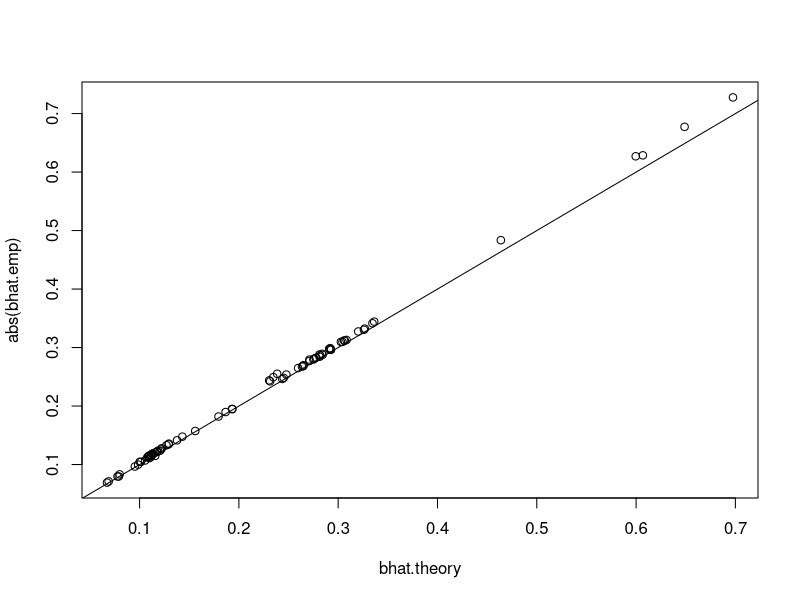
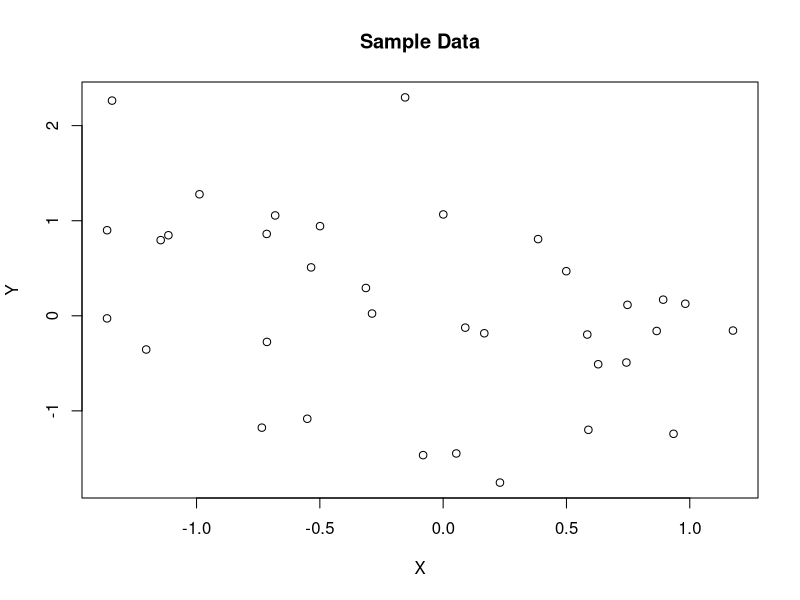
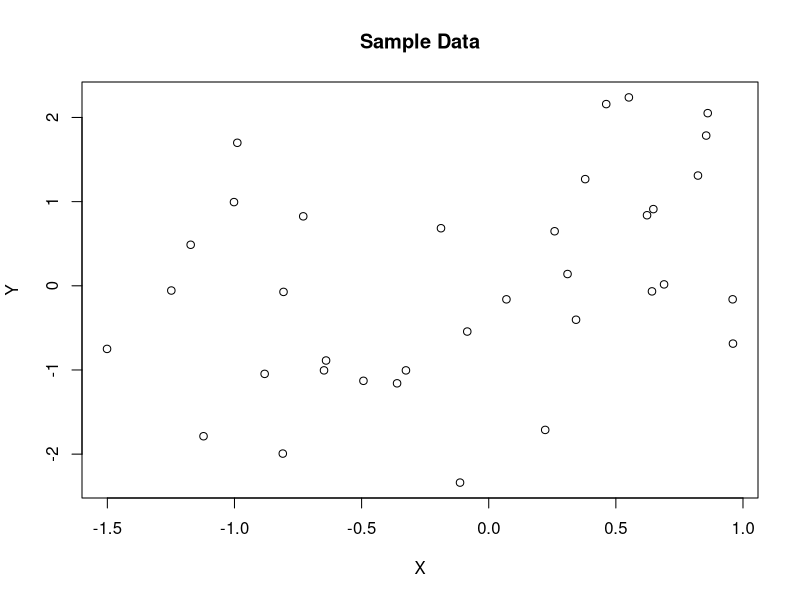
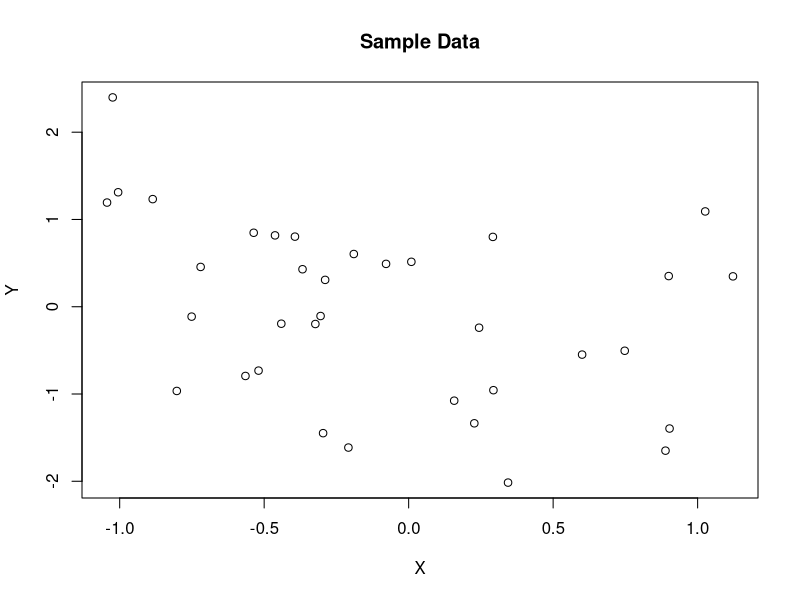
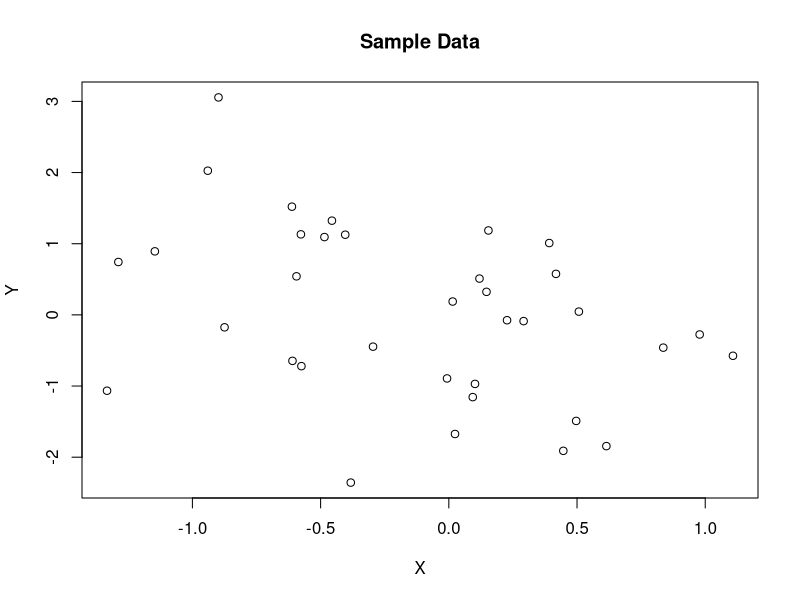
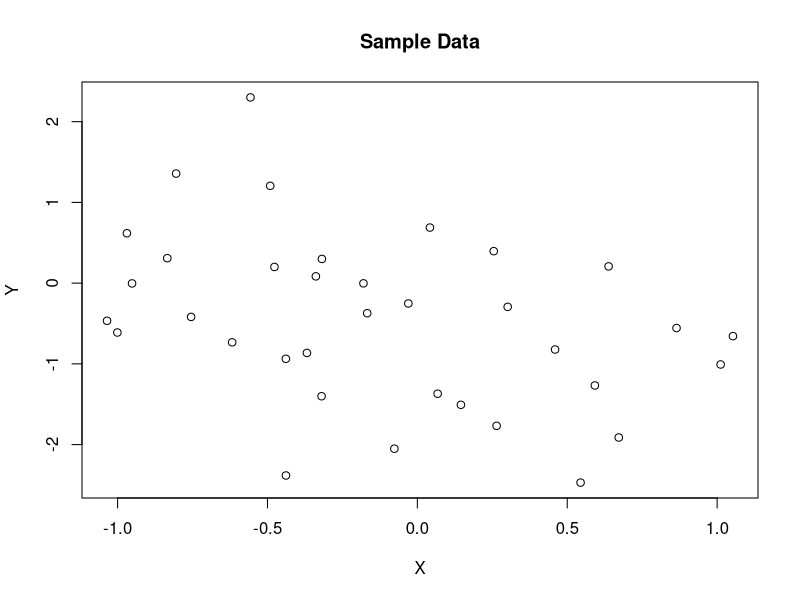
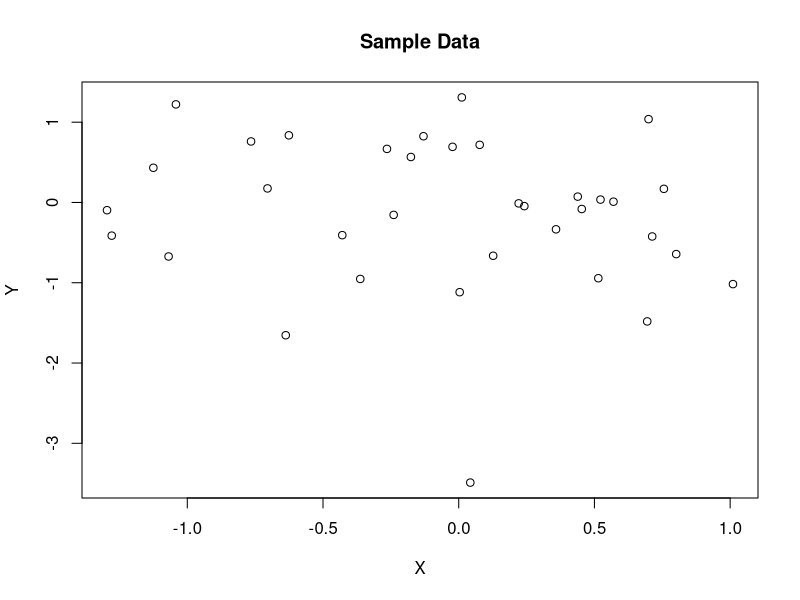
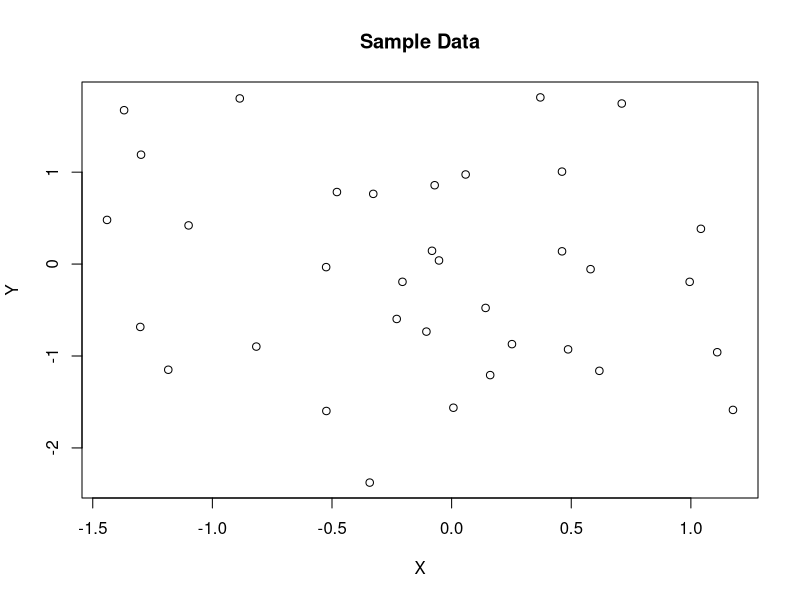

Recreate these plots in R, in order. (Note: this script raises an error after producing the figures.)
#COURSERA STUFF

#Here we're using 8 questions
#Each with 10 options people can see (with the exception of probs 2-3), half are significant half are not
#Questions are: Small sample (n=35),medium sample not sig (n=100) (reference), 
#medium sample sig (n=100) (reference),
#large sample (n=200), bestfit, axis scale, labels, & outlier
#For the medium "reference" sample, each person HAS to see both questions (sig and not) so we have something to compare against.
#The other versions are to cancel out any effects of a "bad generated sample" 
#we make 5 versions of each data/question type
#All p-values are fixed to be in the range (.023,.025) or in the range (.33,.35).
#To prevent outliers where we don't want them, we generate 10 extra xes, and then trim off the bottom and top 5.
#Note - in general we get great matching between the theoretical generating b.hat and the
#empirical b.hat from the simulation (bhat.theory v. bhat.emp)
	#However, in the outlier plots, we don't update the bhat.emp vector to reflect the new
	#true slope, just update tvals & pvals.
#You have deleted out line here that could have zoomed out a little bit for the outlier plots, to make that last point more visible, but seems too complicated any subjectively justified.
#2013/03/12 - Added lowess. Since these are the new "last plots," the random first plots are still exactly the same as previous versions.

seedForPlots<-234032
set.seed(seedForPlots)

#Intro question:
setwd("/Users/aaronfisher/Documents/JH/EDA Versions/EDA Git Repo/Coursera")

nversions<-5 #how many times to generate the data?

#will be used to ensure that each plot has the right pvalue
pbreaks<-c(.023,.025,.33,.35,1)
pbins.base<-rep(c(2,4),times=8)
nes.base<-c(35,35,100,100,200,200,rep(100,times=10)) #10 will be added IN THE GENERATION PROCESS and then trimmed off
pres.base<-(rep(c('n35','n100ref','n200','bestFit','axesScale','axesLabel','outlier','lowess'),each=2))
pbins<-rep(pbins.base,each=nversions)
nes<-rep(nes.base,each=nversions)
pres<-rep(pres.base,each=nversions)

version.base<-rep(1:nversions)#Note, divide by two because sig and nonsig are two diff versions
probnum.base<-c('1-1','1-2','2','3',paste0(rep(4:9,each=2),rep(c('-1','-2'),times=5)))
version<-rep(version.base,times=length(pbins.base))  
probnum<-rep(probnum.base,each=nversions) 


cbind(pbreaks[pbins],nes,pres,version)

nreps<-length(pbins)

yes<-matrix(nrow=nreps,ncol=max(nes))
xes<-matrix(nrow=nreps,ncol=max(nes))

#initialize variables
pvals<-rep(0,nreps)
tvals<-rep(0,nreps)
bhat.theory<-rep(0,nreps)
bhat.emp<-rep(0,nreps)

#First make basic data
#then add outliers

print(paste('nreps = ',nreps))
pb<-txtProgressBar(min = 1, max = nreps,  char = "=", style = 3)

for(i in 1:nreps){
	tryagain<-TRUE
	while(tryagain){ #to ENSURE that we get a good mix of p-value ranges
		n<-nes[i]
		#get t close to what we want
		t.i<-qt(pbreaks[pbins[i]]/2,df=n-2,lower.tail=F)
		if(abs(t.i)>5) t.i<-0 #guards against when the bin is 1, and quantile has infinite size
		#Add & Trim Xes
		x.pre<-rnorm(n +10)
		x<-x.pre[order(x.pre)[6:(length(x.pre)-5)] ] #trim off extra x's
		e<-rnorm(n)
		bhat<-t.i*sd(e)/(sqrt(n)*sd(x)) #sd(e)=true σ, sqrt(n)*sd(x) = Σ[(x-bar(x))^2]
    #In previous iterations of this code, we had it set up to sometimes generate from an actual null (if pval=0). Below, we disable that option with the added FALSE statement, but it will still affect the seed & later random #'s generated.
		if(FALSE & pbreaks[pbins[i]]>.5 & sample(c(2,2,1),1)==2) {bhat<-0}
		y<-x*bhat*sample(c(-1,1),1)+e
		
		bhat.theory[i]<-bhat
		bhat.emp[i]<-summary(lm(y~x))$coeff[2,1]
		tvals[i]<-summary(lm(y~x))$coeff[2,3]
		pvals[i]<-summary(lm(y~x))$coeff[2,4]
		xes[i,1:n]<-x
		yes[i,1:n]<-y

		pi<-pvals[i]
		bini<-min(which(pi<pbreaks))
		if(bini==pbins[i]) tryagain<-FALSE
		
	}	
	setTxtProgressBar(pb,i)
}

cbind(pbreaks[pbins],round(pvals,digits=3),nes,apply(xes,1,function(v){sum(!is.na(v))}),pres,version)

plot(bhat.theory,abs(bhat.emp))
abline(0,1)
################################################
#Fix those that now get an extra outlier
#add it one sd above the max x and max y, or w/e is appropriate for the upper corner that works
#if it's not sig, add the outlier close to above the mean.

for(i in which(pres=='outlier')){
  	n<-nes[i]
  	x<-xes[i,1:n]
  	y<-yes[i,1:n]

    sig.i<-pvals[i]<.05
  	#grab the middle point from x and y
  	mx<-rep(mean(x),n)
  	my<-rep(mean(y),n)
  	distvec<-sqrt((mx-x)^2+(my-y)^2)
  	switch<-which(distvec==min(distvec))
  	
    #NOTE IT PREV VERSIONS THIS NICE DEALY LET US RANDOMLY PUT THE OUTLIER IN W/E CORNER WE WANTED. here we put it in an UPPER CORNER
    #case1: #sig slope going down
  	if(tvals[i]<0 & sig.i) { 
  		x[switch]<-min(x)-sd(x)
  		y[switch]<-max(y)+sd(y)
  	}
  	#case2: sig slope going up
  	if(tvals[i]>0 & sig.i) { 
  		x[switch]<-max(x)+sd(x)
  		y[switch]<-max(y)+sd(y)
  	}
  	#case3: flat slope -> move it up!
    if(!sig.i){
      y[switch]<-max(y)+sd(y)*sqrt(2) #sqrt 2 makes it the same distance move as the others!
    }
  
  	tvals[i]<-summary(lm(y~x))$coeff[2,3]
  	pvals[i]<-summary(lm(y~x))$coeff[2,4]

	xes[i,1:n]<-x
	yes[i,1:n]<-y

	#NOTE - NOTE UPDATING bhat for the outlier plots
}

save(list=c('xes','yes','nreps','pbins','pvals','tvals','nes','pres'),file='data_for_1plots_coursera.RData')
#load('data_for_1plots_coursera.RData')

for(i in 1:nreps){
  n<-nes[i]
  x<-xes[i,1:n]
  y<-yes[i,1:n]
  pval<-pvals[i]
  tval<-tvals[i]
  m<-lm(y~x)
  style<-pres[i]

  t2<-'Data'
  if(style=='lowess') t2<-'with Lowess Line'
  if(style=='bestFit') t2<-'with OLS Best Fit Line'
  title<-paste('Sample ',t2,sep='')
  xl<-paste("Cranial Electrode",floor(runif(1,11,44)),"(Standardized)")
  yl<-paste("Cranial Electrode",floor(runif(1,53,97)),"(Standardized)")
  
  png(paste0("pvalue plot images/coursera2_#",probnum[i],'_datVer-',version[i],'_',pres[i],'_pval-',round(pvals[i],digits=3),".png"), width = 400, height = 400)
    par(mfrow=c(1,1))
  	plot(x,y,xlab='X',ylab='Y',main=title)
  	if(style=='lowess') lines(lowess(x,y))
  	if(style=='bestFit') abline(m$coef)
  	if(style=='axesScale')plot(x,y,xlab='X',ylab='Y',main=title,xlim=c(min(x)-1.5*sd(x),max(x)+1.5*sd(x)),ylim=c(min(y)-1.5*sd(y),max(y)+1.5*sd(y)))
 
  	if(style=='axesLabel') plot(x,y,xlab=xl,ylab=yl,main=title)
  dev.off()
}
#rm(list=ls())
